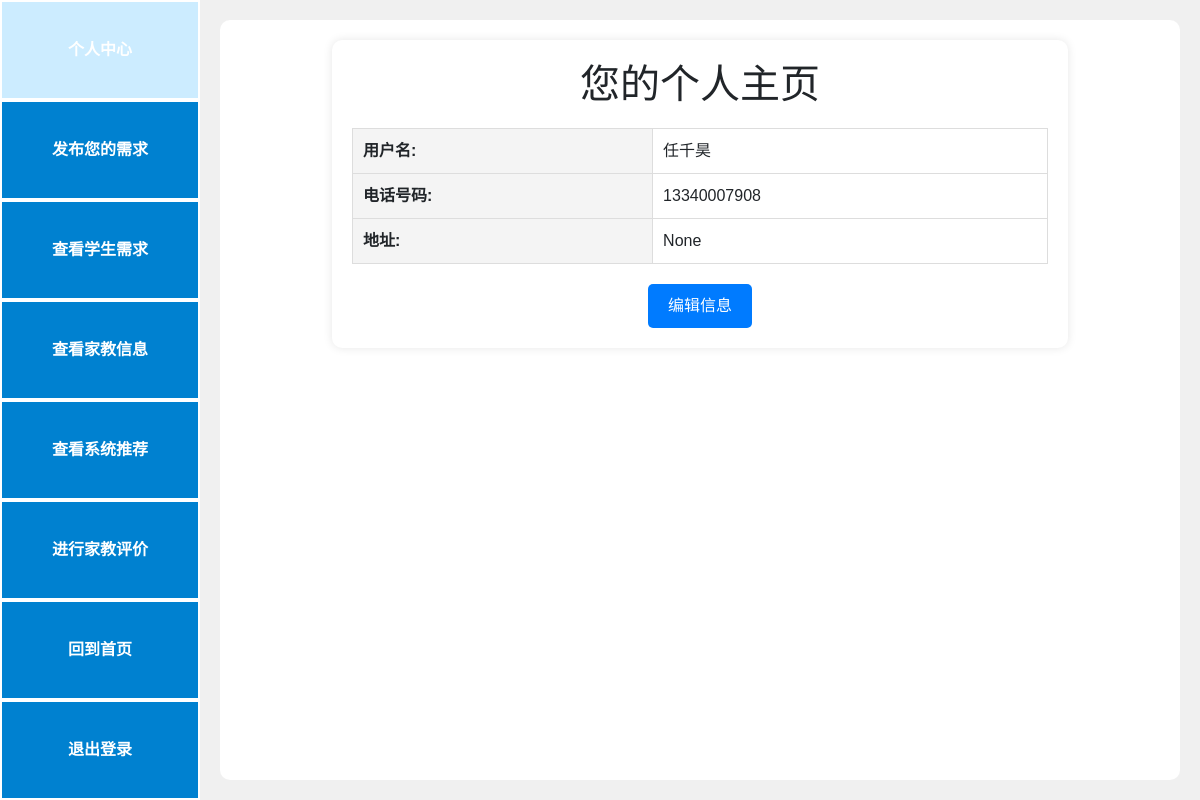
The app's page /student_profile/3 (signed in), older data.
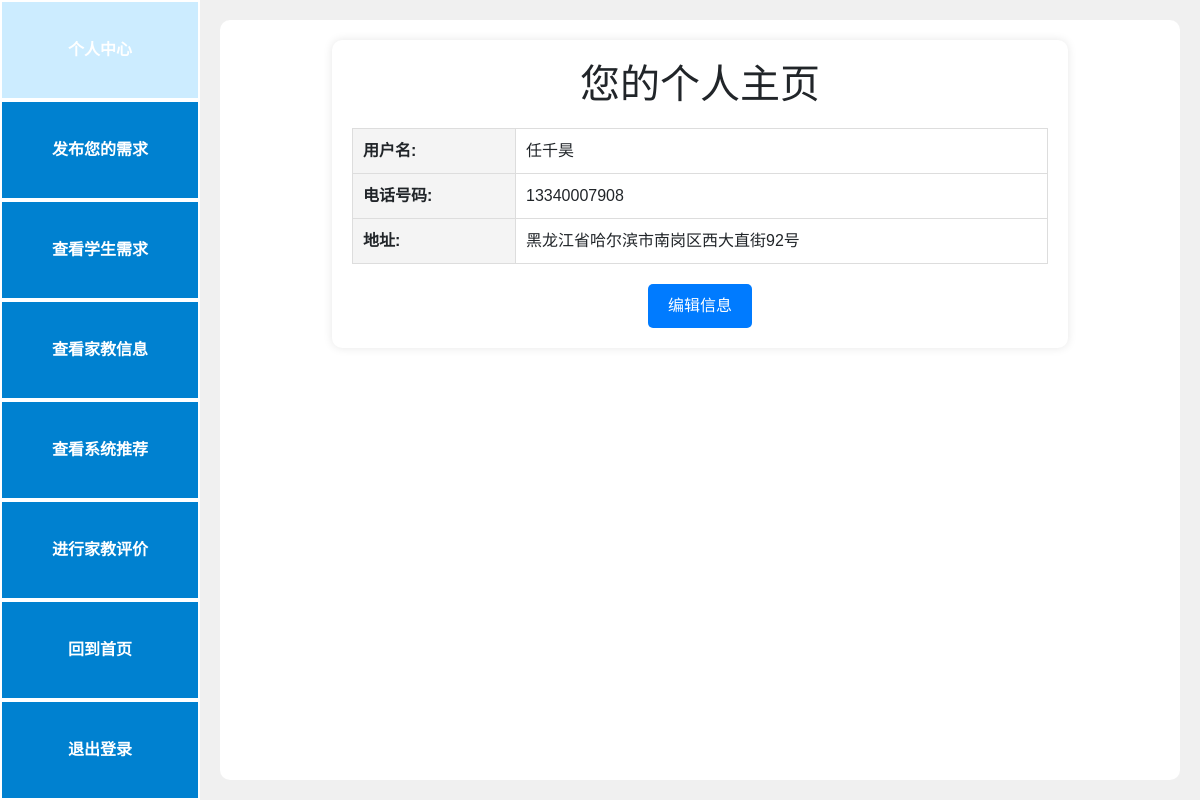
The same page, newer data.
### models.py (models this page shows)
class User(db.Model):
    id = db.Column(db.Integer, primary_key=True)
    username = db.Column(db.String(80), unique=True, nullable=False)
    password = db.Column(db.String(80), nullable=False)
    role = db.Column(db.String(20), nullable=False) # role=tutor是老师，=student是学生
    phoneNumber = db.Column(db.String(20), unique=False, nullable=True)
    location = db.Column(db.String(80), unique=False, nullable=True)
    photo = db.Column(db.String(120), nullable=True)  # 假设存储照片的路径或URL

### app.py (the view)
@app.route('/student_profile/<int:user_id>')
def student_profile(user_id):
    user = User.query.get(user_id)
    return render_template('student_profile.html', user=user, visitor=g.user)

### app.py (called while the page is built)
@app.before_request
def create_tables():
    if not hasattr(g, 'first_request'):  # 保证该函数只在第一次访问时执行
        g.first_request = True
        db.create_all()  # 创建所有在模型中定义的数据库表格

@app.before_request
def before_request():
    g.user = None
    if 'user_id' in session:
        g.user = User.query.get(session['user_id'])

### templates/student_profile.html (shortened to what this page needs)
{% if visitor.role == 'tutor' %}
    {% extends "base_tutor.html" %}
{% else %}
    {% extends "base_student.html" %}
{% endif %}
{% block content %}
<div class="profile-content">
    <h1 class="center-text">您的个人主页</h1>
    <table class="profile-table">
        <tr>
            <th>用户名:</th>
            <td>{{ user.username }}</td>
        </tr>
        <tr>
            <th>电话号码:</th>
            <td>{{ user.phoneNumber }}</td>
        </tr>
        <tr>
            <th>地址:</th>
            <td>{{ user.location }}</td>
        </tr>
    </table>
    {% if visitor.id == user.id %}
            <div style="text-align: center;">
        <a href="{{ url_for('edit_tutor_profile', user_id=user.id) }}" class="edit-button">编辑信息</a>
        </div>
    {% endif %}
</div>
{% endblock %}

Row changes from the older to the newer data that the page shows:
changed User "任千昊": location "None" → "黑龙江省哈尔滨市南岗区西大直街92号"
